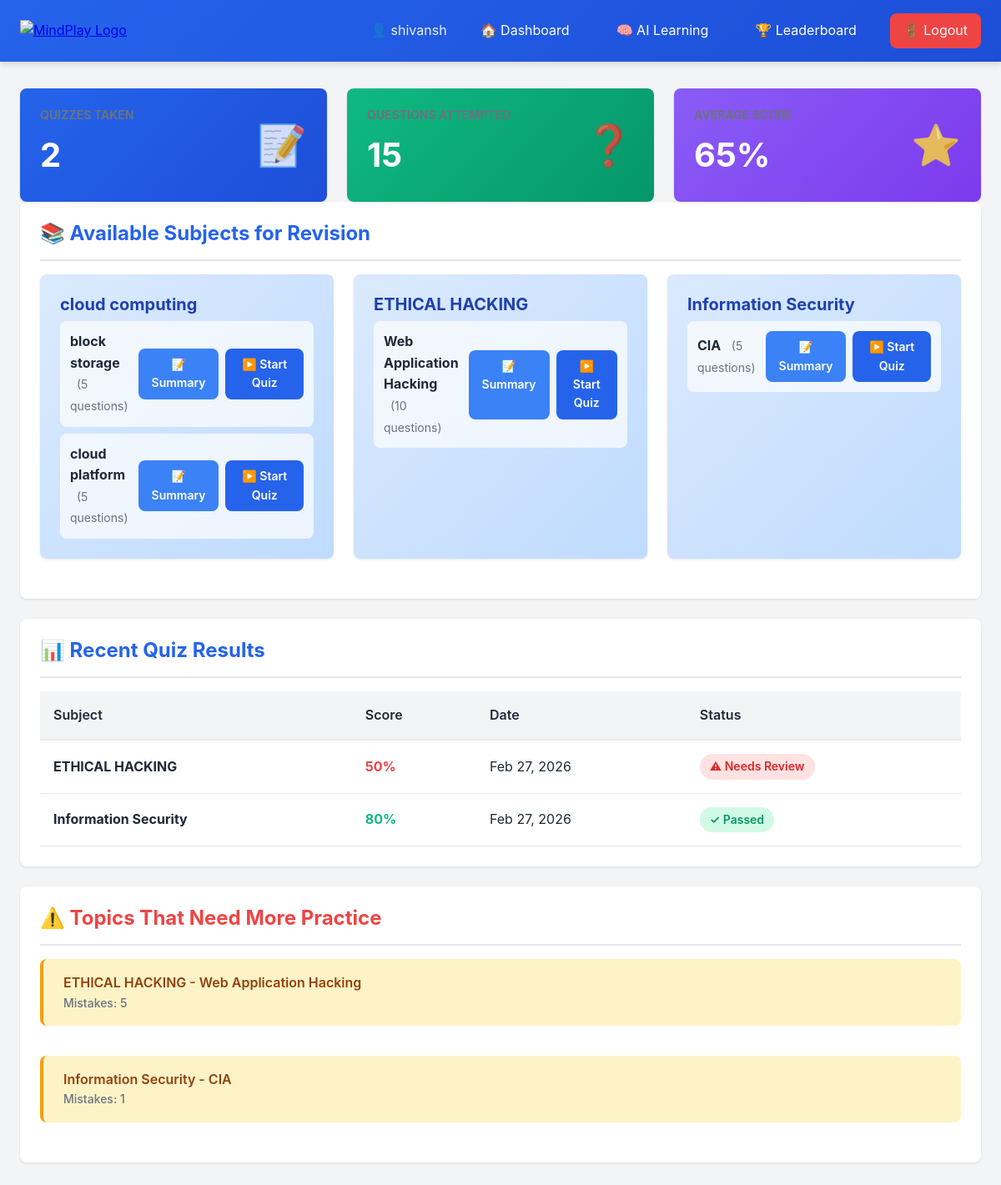
Page /dashboard.php (signed in) on the committed database.
### tables this page shows
CREATE TABLE `subjects` (
  `id` int(11) NOT NULL,
  `subject_name` varchar(100) DEFAULT NULL,
  `description` text DEFAULT NULL COMMENT 'Subject description'
);

CREATE TABLE `syllabus` (
  `id` int(11) NOT NULL,
  `subject_id` int(11) DEFAULT NULL,
  `topic` varchar(150) DEFAULT NULL,
  `content` text DEFAULT NULL
);

CREATE TABLE `results` (
  `id` int(11) NOT NULL,
  `user_id` int(11) DEFAULT NULL,
  `subject_id` int(11) DEFAULT NULL,
  `score` int(11) DEFAULT NULL,
  `created_at` timestamp NULL DEFAULT current_timestamp(),
  `time_taken` int(11) DEFAULT 0 COMMENT 'Time taken in seconds',
  `syllabus_id` int(11) DEFAULT NULL COMMENT 'Syllabus/topic for this quiz'
);

CREATE TABLE `weak_topics` (
  `id` int(11) NOT NULL,
  `user_id` int(11) DEFAULT NULL,
  `syllabus_id` int(11) DEFAULT NULL,
  `mistake_count` int(11) DEFAULT 1,
  `last_attempt` timestamp NULL DEFAULT current_timestamp()
);

### session.php (called while the page is built, shortened)
<?php
function currentUserId() {
    return $_SESSION['user_id'] ?? null;
}

### dashboard.php (the view, shortened to what this page needs)
<?php
require_once __DIR__ . '/../config/session.php';
require_once __DIR__ . '/../config/db.php';
$user_id = currentUserId();
$stmt = $conn->prepare("SELECT COUNT(DISTINCT subject_id) as count FROM results WHERE user_id = ?");
$stmt->bind_param("i", $user_id);
$stmt->execute();
$total_quizzes = $stmt->get_result()->fetch_assoc()['count'];
$stmt = $conn->prepare("SELECT COUNT(*) as count FROM quiz_attempts WHERE user_id = ?");
$stmt->bind_param("i", $user_id);
$stmt->execute();
$total_questions_attempted = $stmt->get_result()->fetch_assoc()['count'];
$stmt = $conn->prepare("SELECT AVG(score) as avg FROM results WHERE user_id = ?");
$stmt->bind_param("i", $user_id);
$stmt->execute();
$avg_score = $stmt->get_result()->fetch_assoc()['avg'];
$avg_score = $avg_score ? round($avg_score, 2) : 0;
?>
<!DOCTYPE html>
<html lang="en">
<head>
    <link rel="stylesheet" href="../assets/css/style.css">
</head>
<body>
    <?php
    include __DIR__ . '/../includes/student_navbar.php';
    ?>
    <div class="container">
        <div class="grid grid-3 fade-in">
            <div class="stats-card" style="background: linear-gradient(135deg, var(--primary) 0%, var(--primary-dark) 100%); color: white;">
                <div class="stats-content">
                    <h4>Quizzes Taken</h4>
                    <div class="value" style="color: white;"><?php echo $total_quizzes; ?></div>
                </div>
                <div class="stats-icon">📝</div>
            </div>
            <div class="stats-card" style="background: linear-gradient(135deg, var(--secondary) 0%, var(--secondary-dark) 100%); color: white;">
                <div class="stats-content">
                    <h4>Questions Attempted</h4>
                    <div class="value" style="color: white;"><?php echo $total_questions_attempted; ?></div>
                </div>
                <div class="stats-icon">❓</div>
            </div>
            <div class="stats-card" style="background: linear-gradient(135deg, #8b5cf6 0%, #7c3aed 100%); color: white;">
                <div class="stats-content">
                    <h4>Average Score</h4>
                    <div class="value" style="color: white;"><?php echo $avg_score; ?>%</div>
                </div>
                <div class="stats-icon">⭐</div>
            </div>
        </div>
        <div class="card fade-in">
            <h2 class="card-header">📚 Available Subjects for Revision</h2>
            <div class="grid grid-3">
                <?php
                $subjects = $conn->query("SELECT s.* FROM subjects s ORDER BY s.subject_name");
                if($subjects->num_rows > 0){
                    while($subject = $subjects->fetch_assoc()){
                        $subject_id = intval($subject['id']);
                        $topic_stmt = $conn->prepare("SELECT sy.id, sy.topic, (SELECT COUNT(*) FROM questions q WHERE q.syllabus_id = sy.id) as question_count
                                                     FROM syllabus sy
                                                     WHERE sy.subject_id = ?
                                                     HAVING question_count > 0
                                                     ORDER BY sy.topic");
                        $topic_stmt->bind_param("i", $subject_id);
                        $topic_stmt->execute();
                        $topics = $topic_stmt->get_result();
                        echo "<div style='background: linear-gradient(135deg, #dbeafe 0%, #bfdbfe 100%); padding: 1.5rem; border-radius: var(--radius); transition: all 0.3s;' class='card' onmouseover='this.style.boxShadow=\"var(--shadow-lg)\"' onmouseout='this.style.boxShadow=\"var(--shadow)\"'>
                            <h3 style='font-size: 1.25rem; font-weight: 700; color: #1e40af; margin-bottom: 0.5rem;'>{$subject['subject_name']}</h3>";
                        if($topics->num_rows > 0){
                            echo "<div style='display: flex; flex-direction: column; gap: 0.5rem;'>";
                            while($topic = $topics->fetch_assoc()){
                                $topic_name = htmlspecialchars($topic['topic']);
                                $topic_id = intval($topic['id']);
                                $question_count = intval($topic['question_count']);
                                echo "<div style='display: flex; justify-content: space-between; align-items: center; background: rgba(255,255,255,0.7); padding: 0.75rem; border-radius: 8px; gap: 0.75rem;'>
                                    <div style='flex: 1;'>
                                        <strong>{$topic_name}</strong>
                                        <span style='color: var(--gray); font-size: 0.875rem; margin-left: 0.5rem;'>({$question_count} questions)</span>
                                    </div>
                                    <div style='display: flex; gap: 0.5rem;'>
                                        <a href='topic_summary.php?syllabus_id={$topic_id}' class='btn btn-info btn-sm' title='View AI-generated summary'>
                                            📝 Summary
                                        </a>
                                        <a href='quiz.php?subject_id={$subject_id}&syllabus_id={$topic_id}' class='btn btn-primary btn-sm'>
                                            ▶️ Start Quiz
                                        </a>
                                    </div>
                                </div>";
                            }
                            echo "</div>";
                        } else {
                            echo "<p style='color: var(--gray);'>No topics with questions available yet.</p>";
                        }
                        echo "</div>";
                    }
                } else {
                    echo "<p style='color: var(--gray); grid-column: 1 / -1; text-align: center; padding: 2rem;'>No subjects available yet. Please check back later.</p>";
                }
                ?>
            </div>
        </div>
        <div class="card fade-in">
            <h2 class="card-header">📊 Recent Quiz Results</h2>
            <div class="table-container">
                <table>
                    <thead>
                        <tr>
                            <th>Subject</th>
                            <th>Score</th>
                            <th>Date</th>
                            <th>Status</th>
                        </tr>
                    </thead>
                    <tbody>
                        <?php
                        $results = $conn->query("SELECT r.*, s.subject_name
                                                FROM results r
                                                JOIN subjects s ON r.subject_id = s.id
                                                WHERE r.user_id = {$user_id}
                                                ORDER BY r.created_at DESC LIMIT 10");
                        if($results->num_rows > 0){
                            while($result = $results->fetch_assoc()){
                                $pass_class = $result['score'] >= PASSING_SCORE ? 'badge-success' : 'badge-danger';
                                $pass_text = $result['score'] >= PASSING_SCORE ? '✓ Passed' : '⚠ Needs Review';
                                $score_color = $result['score'] >= PASSING_SCORE ? 'color: var(--secondary)' : 'color: var(--danger)';
                                $date = date('M d, Y', strtotime($result['created_at']));
                                echo "<tr>
                                    <td><strong>{$result['subject_name']}</strong></td>
                                    <td><span style='font-weight: 700; {$score_color}'>{$result['score']}%</span></td>
                                    <td>{$date}</td>
                                    <td><span class='badge {$pass_class}'>{$pass_text}</span></td>
                                </tr>";
                            }
                        } else {
                            echo "<tr><td colspan='4' style='text-align: center; padding: 2rem; color: var(--gray);'>No quiz attempts yet. Start your first quiz!</td></tr>";
                        }
                        ?>
                    </tbody>
                </table>
            </div>
        </div>
        <?php
        $weak_topics = $conn->query("SELECT wt.*, sy.topic, s.subject_name
                                    FROM weak_topics wt
                                    JOIN syllabus sy ON wt.syllabus_id = sy.id
                                    JOIN subjects s ON sy.subject_id = s.id
                                    WHERE wt.user_id = {$user_id}
                                    ORDER BY wt.mistake_count DESC LIMIT 5");
        if($weak_topics->num_rows > 0):
        ?>
        <div class="card fade-in">
            <h2 class="card-header" style="color: var(--danger);">⚠️ Topics That Need More Practice</h2>
            <div style="display: flex; flex-direction: column; gap: 0.75rem;">
                <?php while($topic = $weak_topics->fetch_assoc()): ?>
                    <div class="alert alert-warning">
                        <div>
                            <p style="font-weight: 600; color: #92400e;"><?php echo htmlspecialchars($topic['subject_name']); ?> - <?php echo htmlspecialchars($topic['topic']); ?></p>
                            <p style="font-size: 0.875rem; color: var(--gray);">Mistakes: <?php echo intval($topic['mistake_count']); ?></p>
                        </div>
                    </div>
                <?php endwhile; ?>
            </div>
        </div>
        <?php endif; ?>
    </div>
</body>
</html>

### style.css (style rules this page uses)
:root { --primary: #2563eb; --primary-dark: #1d4ed8; --secondary: #10b981; --secondary-dark: #059669; --danger: #ef4444; --danger-dark: #dc2626; --warning: #f59e0b; --info: #3b82f6; --dark: #1f2937; --light: #f3f4f6; --white: #ffffff; --gray: #6b7280; --gray-light: #e5e7eb; --shadow: 0 1px 3px rgba(0, 0, 0, 0.1); --shadow-md: 0 4px 6px rgba(0, 0, 0, 0.1); --shadow-lg: 0 10px 25px rgba(0, 0, 0, 0.15); --radius: 0.5rem; }
* { margin: 0; padding: 0; box-sizing: border-box; }
body { font-family: -apple-system, BlinkMacSystemFont, 'Segoe UI', 'Roboto', 'Oxygen', 'Ubuntu', sans-serif; background-color: var(--light); color: var(--dark); line-height: 1.6; }
h1, h2, h3, h4, h5, h6 { font-weight: 700; line-height: 1.2; margin-bottom: 1rem; }
h2 { font-size: 2rem; }
h3 { font-size: 1.75rem; }
.container { max-width: 1200px; margin: 0 auto; padding: 2rem 1.5rem; }
.card { background: var(--white); border-radius: var(--radius); padding: 1.5rem; box-shadow: var(--shadow); margin-bottom: 1.5rem; }
.card-header { font-size: 1.5rem; font-weight: 700; color: var(--primary); margin-bottom: 1rem; padding-bottom: 1rem; border-bottom: 2px solid var(--gray-light); }
.grid { display: grid; gap: 1.5rem; }
.grid-3 { grid-template-columns: repeat(auto-fit, minmax(250px, 1fr)); }
.stats-card { background: var(--white); border-radius: var(--radius); padding: 1.5rem; box-shadow: var(--shadow); display: flex; justify-content: space-between; align-items: center; transition: transform 0.2s; }
.stats-content h4 { font-size: 0.875rem; color: var(--gray); margin-bottom: 0.5rem; text-transform: uppercase; }
.stats-content .value { font-size: 2.5rem; font-weight: 700; color: var(--primary); }
.stats-icon { font-size: 3rem; opacity: 0.8; }
.btn { display: inline-block; padding: 0.75rem 1.5rem; border-radius: var(--radius); font-weight: 600; text-decoration: none; border: none; cursor: pointer; transition: all 0.2s; text-align: center; }
.btn-primary { background: var(--primary); color: var(--white); }
.btn-info { background: var(--info); color: var(--white); }
.btn-sm { padding: 0.5rem 1rem; font-size: 0.875rem; }
.alert { padding: 1rem 1.5rem; border-radius: var(--radius); margin-bottom: 1.5rem; font-weight: 500; }
.alert-warning { background: #fef3c7; color: #92400e; border-left: 4px solid var(--warning); }
.table-container { overflow-x: auto; margin-top: 1rem; }
table { width: 100%; border-collapse: collapse; background: var(--white); }
table thead { background: var(--light); }
table th { padding: 1rem; text-align: left; font-weight: 600; color: var(--dark); border-bottom: 2px solid var(--gray-light); }
table td { padding: 1rem; border-bottom: 1px solid var(--gray-light); }
.badge { display: inline-block; padding: 0.25rem 0.75rem; border-radius: 9999px; font-size: 0.875rem; font-weight: 600; }
.badge-success { background: #d1fae5; color: var(--secondary-dark); }
.badge-danger { background: #fee2e2; color: var(--danger-dark); }
.fade-in { animation: fadeIn 0.5s ease-in; }

### rows in the picture
subjects: subject_name "cloud computing"
syllabus: topic "block storage", question_count "5"
syllabus: topic "cloud platform", question_count "5"
subjects: subject_name "ETHICAL HACKING"
syllabus: topic "Web Application Hacking", question_count "10"
subjects: subject_name "Information Security"
syllabus: topic "CIA", question_count "5"
results: subject.subject_name "ETHICAL HACKING", score "50", created_at "Feb 27, 2026", score "⚠ Needs Review"
results: subject.subject_name "Information Security", score "80", created_at "Feb 27, 2026", score "✓ Passed"
weak_topics: subjects.subject_name "ETHICAL HACKING", syllabus.topic "Web Application Hacking", mistake_count "5"
weak_topics: subjects.subject_name "Information Security", syllabus.topic "CIA", mistake_count "1"

### other values in the picture
currentUserName() "shivansh"
$total_quizzes "2"
$total_questions_attempted "15"
$avg_score "65"
